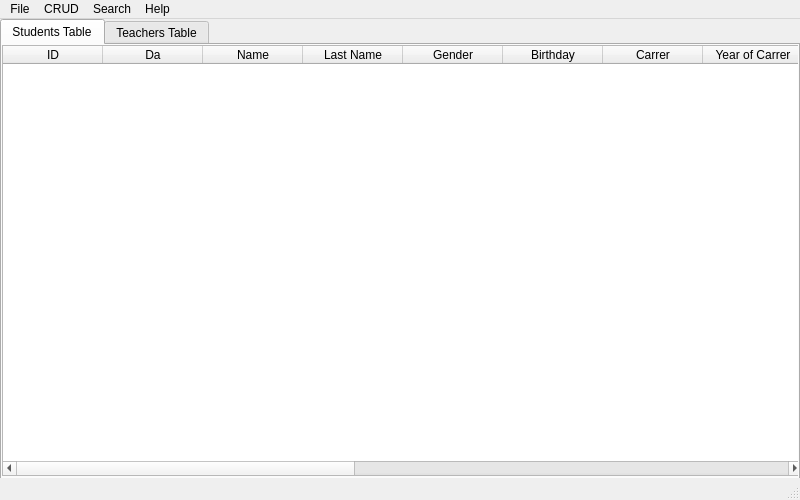
<?xml version="1.0" encoding="UTF-8"?>
<ui version="4.0">
 <class>MainWindow</class>
 <widget class="QMainWindow" name="MainWindow">
  <property name="geometry">
   <rect>
    <x>0</x>
    <y>0</y>
    <width>800</width>
    <height>500</height>
   </rect>
  </property>
  <property name="minimumSize">
   <size>
    <width>800</width>
    <height>500</height>
   </size>
  </property>
  <property name="maximumSize">
   <size>
    <width>800</width>
    <height>500</height>
   </size>
  </property>
  <property name="windowTitle">
   <string>UniDef</string>
  </property>
  <property name="styleSheet">
   <string notr="true"/>
  </property>
  <widget class="QWidget" name="centralwidget">
   <widget class="QTabWidget" name="Table">
    <property name="geometry">
     <rect>
      <x>0</x>
      <y>0</y>
      <width>800</width>
      <height>600</height>
     </rect>
    </property>
    <property name="minimumSize">
     <size>
      <width>800</width>
      <height>600</height>
     </size>
    </property>
    <property name="maximumSize">
     <size>
      <width>800</width>
      <height>500</height>
     </size>
    </property>
    <property name="currentIndex">
     <number>0</number>
    </property>
    <widget class="QWidget" name="StudentTable">
     <attribute name="title">
      <string>Students Table</string>
     </attribute>
     <widget class="QTableWidget" name="table_Student">
      <property name="enabled">
       <bool>true</bool>
      </property>
      <property name="geometry">
       <rect>
        <x>0</x>
        <y>0</y>
        <width>801</width>
        <height>431</height>
       </rect>
      </property>
      <property name="accessibleName">
       <string/>
      </property>
      <property name="editTriggers">
       <set>QAbstractItemView::NoEditTriggers</set>
      </property>
      <attribute name="horizontalHeaderCascadingSectionResizes">
       <bool>false</bool>
      </attribute>
      <attribute name="verticalHeaderCascadingSectionResizes">
       <bool>false</bool>
      </attribute>
      <column>
       <property name="text">
        <string>ID</string>
       </property>
      </column>
      <column>
       <property name="text">
        <string>Da</string>
       </property>
      </column>
      <column>
       <property name="text">
        <string>Name</string>
       </property>
      </column>
      <column>
       <property name="text">
        <string>Last Name</string>
       </property>
      </column>
      <column>
       <property name="text">
        <string>Gender</string>
       </property>
      </column>
      <column>
       <property name="text">
        <string>Birthday</string>
       </property>
      </column>
      <column>
       <property name="text">
        <string>Carrer</string>
       </property>
      </column>
      <column>
       <property name="text">
        <string>Year of Carrer</string>
       </property>
      </column>
      <column>
       <property name="text">
        <string>Average</string>
       </property>
      </column>
      <column>
       <property name="text">
        <string>Address: street</string>
       </property>
      </column>
      <column>
       <property name="text">
        <string>Address: number</string>
       </property>
      </column>
      <column>
       <property name="text">
        <string>Address: province</string>
       </property>
      </column>
      <column>
       <property name="text">
        <string>Address: municipaly</string>
       </property>
      </column>
      <column>
       <property name="text">
        <string>Place: name</string>
       </property>
      </column>
      <column>
       <property name="text">
        <string>Place: description</string>
       </property>
      </column>
      <column>
       <property name="text">
        <string>Place: in college</string>
       </property>
      </column>
     </widget>
    </widget>
    <widget class="QWidget" name="TeacherTable">
     <attribute name="title">
      <string>Teachers Table</string>
     </attribute>
     <widget class="QTableWidget" name="table_Teacher">
      <property name="geometry">
       <rect>
        <x>0</x>
        <y>0</y>
        <width>801</width>
        <height>431</height>
       </rect>
      </property>
      <column>
       <property name="text">
        <string>ID</string>
       </property>
      </column>
      <column>
       <property name="text">
        <string>Da</string>
       </property>
      </column>
      <column>
       <property name="text">
        <string>Name</string>
       </property>
      </column>
      <column>
       <property name="text">
        <string>Last Name</string>
       </property>
      </column>
      <column>
       <property name="text">
        <string>Gender</string>
       </property>
      </column>
      <column>
       <property name="text">
        <string>Birthday</string>
       </property>
      </column>
      <column>
       <property name="text">
        <string>Departament</string>
       </property>
      </column>
      <column>
       <property name="text">
        <string>Teaching category</string>
       </property>
      </column>
      <column>
       <property name="text">
        <string>Scientific category</string>
       </property>
      </column>
      <column>
       <property name="text">
        <string>Address: street</string>
       </property>
      </column>
      <column>
       <property name="text">
        <string>Address: number</string>
       </property>
      </column>
      <column>
       <property name="text">
        <string>Address: province</string>
       </property>
      </column>
      <column>
       <property name="text">
        <string>Address: municipaly</string>
       </property>
      </column>
      <column>
       <property name="text">
        <string>Place: name</string>
       </property>
      </column>
      <column>
       <property name="text">
        <string>Place: description</string>
       </property>
      </column>
      <column>
       <property name="text">
        <string>Place: in work</string>
       </property>
      </column>
      <column>
       <property name="text">
        <string>left Cuba</string>
       </property>
      </column>
     </widget>
    </widget>
   </widget>
  </widget>
  <widget class="QMenuBar" name="menubar">
   <property name="geometry">
    <rect>
     <x>0</x>
     <y>0</y>
     <width>800</width>
     <height>26</height>
    </rect>
   </property>
   <widget class="QMenu" name="menu_file">
    <property name="title">
     <string>File</string>
    </property>
    <addaction name="actmenu_open"/>
    <addaction name="separator"/>
    <addaction name="actmenu_save_std"/>
    <addaction name="actmenu_save_tch"/>
    <addaction name="separator"/>
    <addaction name="actmenu_exit"/>
    <addaction name="separator"/>
   </widget>
   <widget class="QMenu" name="menu_edit">
    <property name="title">
     <string>CRUD</string>
    </property>
    <addaction name="actmenu_placetolocationCRUD"/>
    <addaction name="separator"/>
    <addaction name="actmenu_studentsCRUD"/>
    <addaction name="actmenu_seachersCRUD"/>
   </widget>
   <widget class="QMenu" name="menu_help">
    <property name="title">
     <string>Help</string>
    </property>
    <addaction name="actmenu_about"/>
    <addaction name="actmenu_contact"/>
    <addaction name="separator"/>
    <addaction name="actmenu_update"/>
   </widget>
   <widget class="QMenu" name="menu_search">
    <property name="title">
     <string>Search</string>
    </property>
    <addaction name="actmenu_average_teachers_per_provinceNdepartament"/>
    <addaction name="actmenu_show_teachers_teaching_category"/>
    <addaction name="actmenu_show_older_teacher_address"/>
    <addaction name="separator"/>
    <addaction name="actmenu_count_students_per_provinceNyear"/>
   </widget>
   <addaction name="menu_file"/>
   <addaction name="menu_edit"/>
   <addaction name="menu_search"/>
   <addaction name="menu_help"/>
  </widget>
  <widget class="QStatusBar" name="statusbar"/>
  <action name="actmenu_about">
   <property name="text">
    <string>About</string>
   </property>
   <property name="statusTip">
    <string>about us, who we are...</string>
   </property>
  </action>
  <action name="actmenu_update">
   <property name="text">
    <string>Cheak for Updates...</string>
   </property>
   <property name="statusTip">
    <string>Coming soon...</string>
   </property>
  </action>
  <action name="actmenu_studentsCRUD">
   <property name="text">
    <string>Students</string>
   </property>
   <property name="statusTip">
    <string>Manage students for possible university defense</string>
   </property>
   <property name="shortcut">
    <string>Ctrl+Alt+S</string>
   </property>
  </action>
  <action name="actmenu_seachersCRUD">
   <property name="text">
    <string>Teachers</string>
   </property>
   <property name="statusTip">
    <string>Manage teachers for possible university defense</string>
   </property>
   <property name="shortcut">
    <string>Ctrl+Alt+T</string>
   </property>
  </action>
  <action name="actmenu_average_teachers_per_provinceNdepartament">
   <property name="text">
    <string>Average teachers per province and departament</string>
   </property>
   <property name="statusTip">
    <string>Operation # C</string>
   </property>
   <property name="shortcut">
    <string>Alt+1</string>
   </property>
  </action>
  <action name="actmenu_count_students_per_provinceNyear">
   <property name="text">
    <string>Count students per province and year</string>
   </property>
   <property name="statusTip">
    <string>Operation # D</string>
   </property>
   <property name="shortcut">
    <string>Alt+4</string>
   </property>
  </action>
  <action name="actmenu_show_older_teacher_address">
   <property name="text">
    <string>Show older teacher address</string>
   </property>
   <property name="statusTip">
    <string>Operation # E</string>
   </property>
   <property name="shortcut">
    <string>Alt+3</string>
   </property>
  </action>
  <action name="actmenu_show_teachers_teaching_category">
   <property name="text">
    <string>Show teachers per teaching category</string>
   </property>
   <property name="statusTip">
    <string>Operation # F</string>
   </property>
   <property name="shortcut">
    <string>Alt+2</string>
   </property>
  </action>
  <action name="actmenu_exit">
   <property name="text">
    <string>Exit</string>
   </property>
   <property name="statusTip">
    <string>close the entire application</string>
   </property>
   <property name="shortcut">
    <string>Esc</string>
   </property>
  </action>
  <action name="actmenu_contact">
   <property name="text">
    <string>Contact</string>
   </property>
   <property name="statusTip">
    <string>Coming soon...</string>
   </property>
  </action>
  <action name="actmenu_studentTable">
   <property name="text">
    <string>StudentTable</string>
   </property>
  </action>
  <action name="actmenu_teacherTable">
   <property name="text">
    <string>TeacherTable</string>
   </property>
  </action>
  <action name="actmenu_save_std">
   <property name="text">
    <string>Save Students</string>
   </property>
   <property name="statusTip">
    <string>Export Students</string>
   </property>
   <property name="shortcut">
    <string>Ctrl+S</string>
   </property>
  </action>
  <action name="actionLoad">
   <property name="text">
    <string>Open</string>
   </property>
  </action>
  <action name="actmenu_save_tch">
   <property name="text">
    <string>Save Teachers</string>
   </property>
   <property name="statusTip">
    <string>Export Teachers</string>
   </property>
   <property name="shortcut">
    <string>Ctrl+T</string>
   </property>
  </action>
  <action name="actmenu_open">
   <property name="text">
    <string>OpenTable</string>
   </property>
   <property name="statusTip">
    <string>Coming soon...</string>
   </property>
   <property name="shortcut">
    <string>Ctrl+O</string>
   </property>
  </action>
  <action name="actmenu_placetolocationCRUD">
   <property name="text">
    <string>Place to location</string>
   </property>
   <property name="statusTip">
    <string>Manage places to ubication for students and teachers, for possible university defense</string>
   </property>
   <property name="shortcut">
    <string>Ctrl+Alt+P</string>
   </property>
  </action>
 </widget>
 <resources/>
 <connections/>
</ui>
